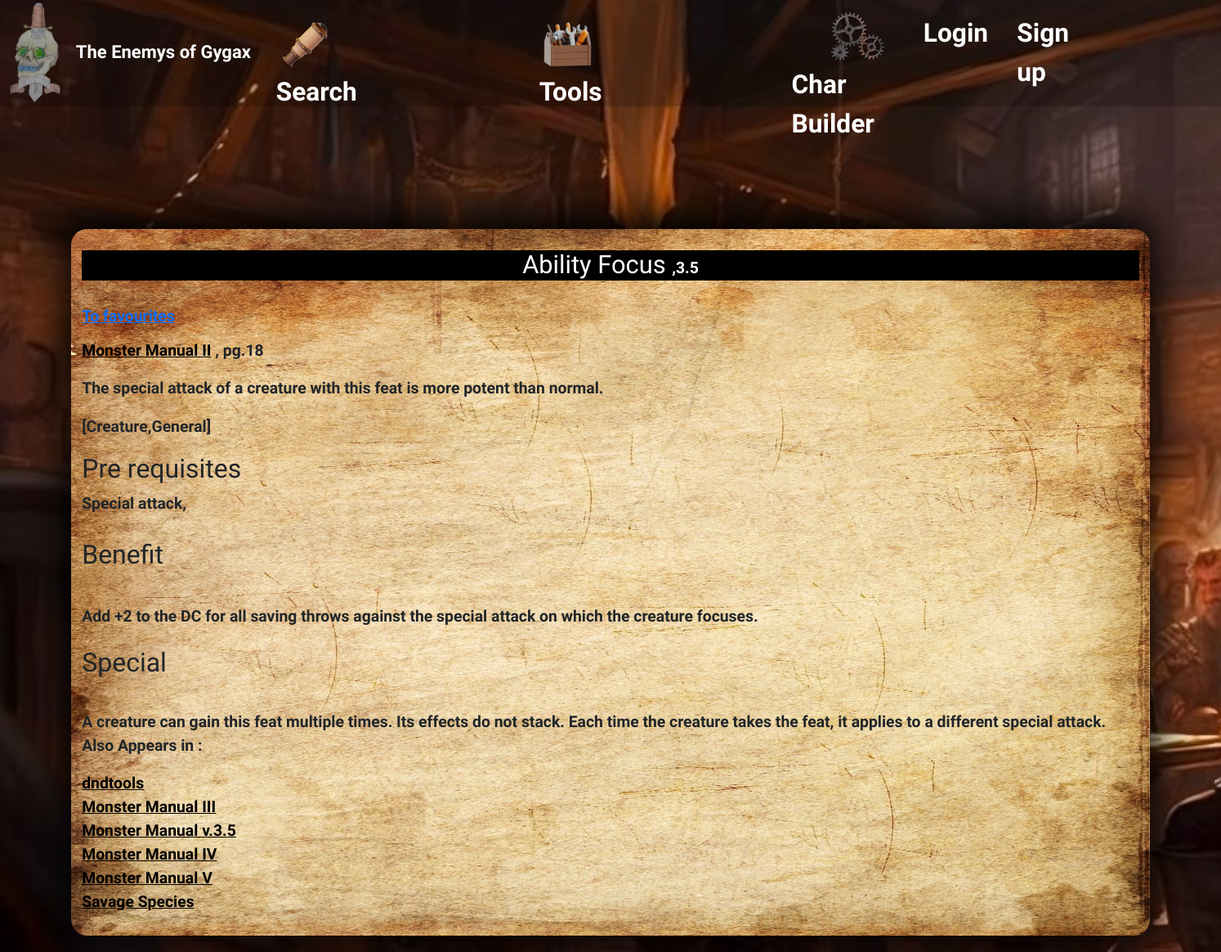
The page /feat/10 on the database its author committed.
### main/models.py (models this page shows, shortened)
class Feats(models.Model)  :
  name = models.CharField(max_length=50)
  version = models.CharField(max_length=5)
  shortdescript = models.CharField(max_length=300,null=True)
  page = models.CharField(max_length=5, null=True)
  type = models.CharField(max_length=50)
  handbook = models.CharField(max_length=50)
  requisite = models.TextField(max_length=5000, blank=True)
  required = models.TextField(max_length=1000,blank=True)
  description = models.TextField()
  special = models.TextField(blank=True)

### main/views.py (the view)
# urls.py: path('feat/<feat_id>',views.feat,name='feat'),
def feat(request,feat_id):
  requisites = []
  isfavorite= 'False'
  feat = Feats.objects.get(id = feat_id)
  try:
    book = Handbooks.objects.get(text = feat.handbook)
  except:
    book = ''
  try:
    otherfeats = Feats.objects.filter(name = feat.name)
  except:
    otherfeats = ''
  if feat.required != ' ':
    feat.required = feat.required.split(',')
  if feat.requisite != ' ':
    feat.requisite = feat.requisite.split(',')
  feat.requisite = feat.requisite[:-1]
  for i in feat.requisite:
      b = i.split(' (')
      b = b[0].strip()
      a = Feats.objects.filter(name__contains = b).first()
      requisites.append(a)
  if request.user.is_authenticated:
    if favorites_feats.objects.get(user_id=request.user.id):
      sp = favorites_feats.objects.get(user_id=request.user.id)
      if feat_id in sp.feat_id.split(','):
        isfavorite = 'True'
  requisites = zip(feat.requisite,requisites)
  context = {'isfavorite': isfavorite,'requisites' : requisites,'otherfeats':otherfeats,'feat'  : feat,'book' : book, 'method' : request.method}
  return render(request, 'main/feat.html', context)

### main/templates/main/feat.html (shortened to what this page needs)
{%extends "main/base.html"%}
{% block content %}
  <div class="feat_div">
    <h3 class="page_title">{{feat.name}} <span>,{{feat.version}}</span></h3>
    <h1><a href="{% url 'favorite_feat' feat.id%}" method="post">
      {%if isfavorite != 'True'%}
        To favourites
      {%else%}
       Remove favorites
      {%endif%}
      </a></h1>
    {%if book%}
      <a href="{{book.link}}" style="color:black;"  target="_blank">{{feat.handbook}}</a>
    {%else%}
      <p>{{feat.handbook}}
    {%endif%}
    {%if feat.page != ' '%}
      <span>, pg.{{feat.page}}</span>
    {%endif%}</p>
    <p>{{feat.shortdescript}}</p>
    <p>[{{feat.type}}]</p>
    <h4 class="headers">Pre requisites</h4>
    {%for a,b in requisites %}
      {%if b != None%}
        <a href="{% url 'call_feat' b%}">{{b}},</a>
      {%else%}
        <span>{{a}},</span>
      {%endif%}
    {%endfor%}
    <br><br>
    <h4 class="headers">Benefit</h4>
    <br><p class="text_descript">{{feat.description}}</p>
    {%if feat.special != ' '%}
      <h4 class="headers">Special</h4>
      <br>
      {{feat.special}}
    {%endif%}
  </div>
  <p>Also Appears in :</p>
  <a href="{{feat.link}}" style="color:black;">dndtools</a>
  <br>
  {%for other in otherfeats%}
    {%if other.handbook != feat.handbook %}
     <a href="{% url 'feat' other.id%}" style="color:black;">{{other.handbook}}</a>
     <br>
    {%endif%}
 {%endfor%}
{% endblock %}

### main/static/css/style.css (style rules this page uses)
* { font-family: 'MedievalSharp'; font-size: 1.1rem; font-weight: 600; box-sizing:border-box; }
div { max-width: 80%vw; }
.body { background-image: url(background.jpg); background-size: cover; }
.page_title { text-align: center; background-color: black; color: white; }
.headers { font-size: 32px; }
.text_descript { line-height: 2em; }

### rows shown on the page
Feats: name "Ability Focus", version "3.5", handbook "Monster Manual II", page "18", shortdescript "The special attack of a creature with this feat is more potent than normal.", type "Creature,General", description "Add +2 to the DC for all saving throws against the special attack on which the creature focuses.", special "A creature can gain this feat multiple times. Its effects do not stack. Each time the creature takes the feat, it applies to a different special attack."
Feats: handbook "Monster Manual III"
Feats: handbook "Monster Manual v.3.5"
Feats: handbook "Monster Manual IV"
Feats: handbook "Monster Manual V"
Feats: handbook "Savage Species"

### other values the page prints
{{ a }} "Special attack"
